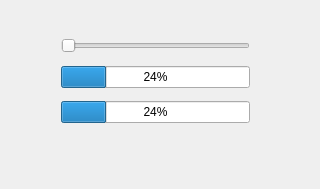
<?xml version="1.0" encoding="UTF-8"?>
<ui version="4.0">
 <class>MainWindow</class>
 <widget class="QMainWindow" name="MainWindow">
  <property name="geometry">
   <rect>
    <x>0</x>
    <y>0</y>
    <width>320</width>
    <height>189</height>
   </rect>
  </property>
  <property name="windowTitle">
   <string>MainWindow</string>
  </property>
  <widget class="QWidget" name="centralWidget">
   <widget class="QWidget" name="layoutWidget">
    <property name="geometry">
     <rect>
      <x>50</x>
      <y>20</y>
      <width>211</width>
      <height>121</height>
     </rect>
    </property>
    <layout class="QVBoxLayout" name="verticalLayout">
     <item>
      <widget class="QSlider" name="horizontalSlider">
       <property name="orientation">
        <enum>Qt::Horizontal</enum>
       </property>
      </widget>
     </item>
     <item>
      <widget class="QProgressBar" name="progressBar">
       <property name="value">
        <number>24</number>
       </property>
      </widget>
     </item>
     <item>
      <widget class="QProgressBar" name="progressBar_2">
       <property name="value">
        <number>24</number>
       </property>
      </widget>
     </item>
    </layout>
   </widget>
  </widget>
  <widget class="QMenuBar" name="menuBar">
   <property name="geometry">
    <rect>
     <x>0</x>
     <y>0</y>
     <width>320</width>
     <height>21</height>
    </rect>
   </property>
  </widget>
 </widget>
 <layoutdefault spacing="6" margin="11"/>
 <resources/>
 <connections>
  <connection>
   <sender>horizontalSlider</sender>
   <signal>valueChanged(int)</signal>
   <receiver>progressBar</receiver>
   <slot>setValue(int)</slot>
   <hints>
    <hint type="sourcelabel">
     <x>169</x>
     <y>84</y>
    </hint>
    <hint type="destinationlabel">
     <x>170</x>
     <y>120</y>
    </hint>
   </hints>
  </connection>
 </connections>
</ui>
